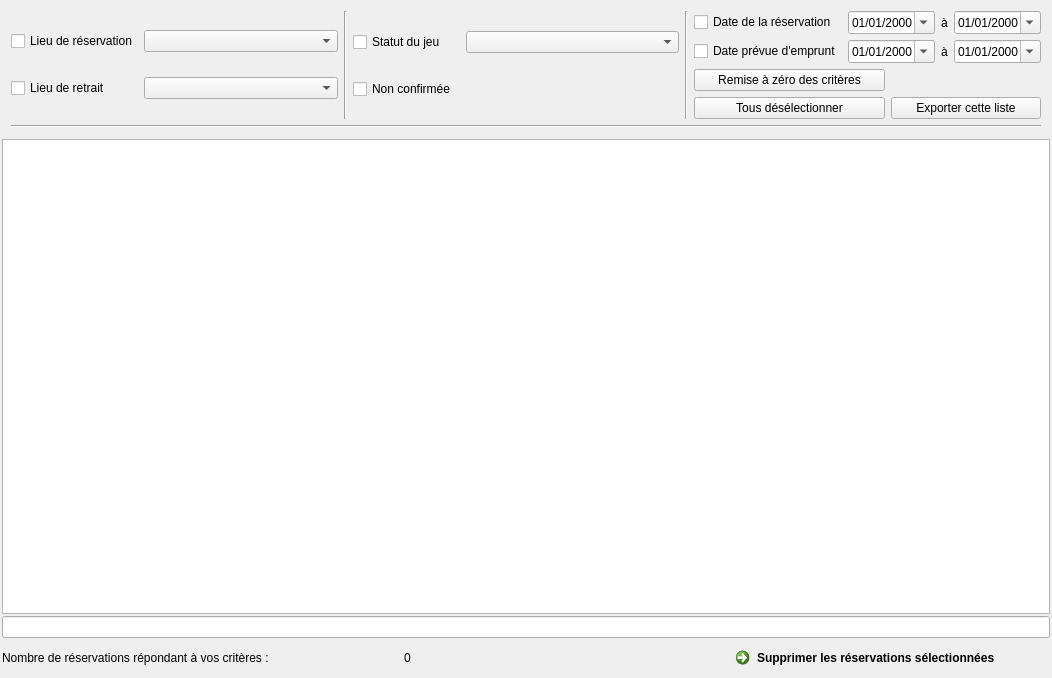
<?xml version="1.0" encoding="UTF-8"?>
<ui version="4.0">
 <class>F_ListeReservations</class>
 <widget class="QWidget" name="F_ListeReservations">
  <property name="geometry">
   <rect>
    <x>0</x>
    <y>0</y>
    <width>1052</width>
    <height>678</height>
   </rect>
  </property>
  <property name="windowTitle">
   <string>Form</string>
  </property>
  <property name="layoutDirection">
   <enum>Qt::LeftToRight</enum>
  </property>
  <layout class="QGridLayout" name="gridLayout">
   <property name="leftMargin">
    <number>2</number>
   </property>
   <property name="topMargin">
    <number>2</number>
   </property>
   <property name="rightMargin">
    <number>2</number>
   </property>
   <property name="bottomMargin">
    <number>2</number>
   </property>
   <property name="spacing">
    <number>2</number>
   </property>
   <item row="1" column="0" colspan="3">
    <widget class="QFrame" name="frame">
     <property name="minimumSize">
      <size>
       <width>0</width>
       <height>0</height>
      </size>
     </property>
     <property name="maximumSize">
      <size>
       <width>16777215</width>
       <height>190</height>
      </size>
     </property>
     <layout class="QGridLayout" name="gridLayout_6">
      <item row="0" column="0">
       <layout class="QGridLayout" name="GLay2">
        <item row="0" column="1" colspan="2">
         <widget class="QComboBox" name="CBx_LieuxDeReservation"/>
        </item>
        <item row="1" column="0">
         <widget class="QCheckBox" name="ChBx_LieuxDeRetrait">
          <property name="enabled">
           <bool>true</bool>
          </property>
          <property name="text">
           <string>Lieu de retrait</string>
          </property>
         </widget>
        </item>
        <item row="0" column="0">
         <widget class="QCheckBox" name="ChBx_LieuxDeReservation">
          <property name="text">
           <string>Lieu de réservation</string>
          </property>
         </widget>
        </item>
        <item row="1" column="1" colspan="2">
         <widget class="QComboBox" name="CBx_LieuxDeRetrait"/>
        </item>
       </layout>
      </item>
      <item row="0" column="2">
       <layout class="QGridLayout" name="GLay3">
        <item row="0" column="0">
         <widget class="QCheckBox" name="ChBx_StatutJeu">
          <property name="enabled">
           <bool>true</bool>
          </property>
          <property name="text">
           <string>Statut du jeu</string>
          </property>
         </widget>
        </item>
        <item row="0" column="1" colspan="2">
         <widget class="QComboBox" name="CBx_StatutJeu">
          <property name="enabled">
           <bool>true</bool>
          </property>
         </widget>
        </item>
        <item row="1" column="0" colspan="3">
         <widget class="QCheckBox" name="ChBx_NonConfirme">
          <property name="text">
           <string>Non confirmée</string>
          </property>
         </widget>
        </item>
       </layout>
      </item>
      <item row="0" column="4">
       <layout class="QGridLayout" name="GLay">
        <item row="0" column="0" colspan="2">
         <layout class="QGridLayout" name="gridLayout_2">
          <item row="0" column="0">
           <widget class="QCheckBox" name="ChBx_DateReservation">
            <property name="text">
             <string>Date de la réservation </string>
            </property>
           </widget>
          </item>
          <item row="0" column="2">
           <widget class="QLabel" name="Lb_DateInscription">
            <property name="text">
             <string>à</string>
            </property>
           </widget>
          </item>
          <item row="0" column="1">
           <widget class="QDateEdit" name="DtE_DateResa_Debut">
            <property name="displayFormat">
             <string>dd/MM/yyyy</string>
            </property>
            <property name="calendarPopup">
             <bool>true</bool>
            </property>
           </widget>
          </item>
          <item row="0" column="3">
           <widget class="QDateEdit" name="DtE_DateResa_Fin">
            <property name="displayFormat">
             <string>dd/MM/yyyy</string>
            </property>
            <property name="calendarPopup">
             <bool>true</bool>
            </property>
           </widget>
          </item>
          <item row="1" column="0">
           <widget class="QCheckBox" name="ChBx_DateEmpruntPrevue">
            <property name="enabled">
             <bool>true</bool>
            </property>
            <property name="text">
             <string>Date prévue d'emprunt</string>
            </property>
           </widget>
          </item>
          <item row="1" column="1">
           <widget class="QDateEdit" name="DtE_DateEmpruntPrevue_Debut">
            <property name="enabled">
             <bool>true</bool>
            </property>
            <property name="displayFormat">
             <string>dd/MM/yyyy</string>
            </property>
            <property name="calendarPopup">
             <bool>true</bool>
            </property>
           </widget>
          </item>
          <item row="1" column="2">
           <widget class="QLabel" name="Lb_DateNaissance">
            <property name="text">
             <string>à</string>
            </property>
           </widget>
          </item>
          <item row="1" column="3">
           <widget class="QDateEdit" name="DtE_DateEmpruntPrevue_Fin">
            <property name="enabled">
             <bool>true</bool>
            </property>
            <property name="displayFormat">
             <string>dd/MM/yyyy</string>
            </property>
            <property name="calendarPopup">
             <bool>true</bool>
            </property>
           </widget>
          </item>
         </layout>
        </item>
        <item row="2" column="0">
         <layout class="QHBoxLayout" name="HLay">
          <item>
           <widget class="QPushButton" name="Bt_Deselection">
            <property name="enabled">
             <bool>true</bool>
            </property>
            <property name="text">
             <string>Tous désélectionner</string>
            </property>
            <property name="icon">
             <iconset resource="ImagesIcones.qrc">
              <normaloff>:/Decocher_tout.png</normaloff>:/Decocher_tout.png</iconset>
            </property>
           </widget>
          </item>
         </layout>
        </item>
        <item row="1" column="0">
         <widget class="QPushButton" name="Bt_RAZ">
          <property name="enabled">
           <bool>true</bool>
          </property>
          <property name="text">
           <string>Remise à zéro des critères</string>
          </property>
          <property name="icon">
           <iconset resource="ImagesIcones.qrc">
            <normaloff>:/RAZ.png</normaloff>:/RAZ.png</iconset>
          </property>
         </widget>
        </item>
        <item row="2" column="1">
         <widget class="QPushButton" name="Bt_Exporter">
          <property name="enabled">
           <bool>true</bool>
          </property>
          <property name="maximumSize">
           <size>
            <width>150</width>
            <height>16777215</height>
           </size>
          </property>
          <property name="text">
           <string>Exporter cette liste</string>
          </property>
          <property name="icon">
           <iconset resource="ImagesIcones.qrc">
            <normaloff>:/CSV.png</normaloff>:/CSV.png</iconset>
          </property>
         </widget>
        </item>
       </layout>
      </item>
      <item row="0" column="1">
       <widget class="Line" name="Line">
        <property name="orientation">
         <enum>Qt::Vertical</enum>
        </property>
       </widget>
      </item>
      <item row="0" column="3">
       <widget class="Line" name="Line2">
        <property name="orientation">
         <enum>Qt::Vertical</enum>
        </property>
       </widget>
      </item>
      <item row="1" column="0" colspan="5">
       <widget class="Line" name="line_2">
        <property name="orientation">
         <enum>Qt::Horizontal</enum>
        </property>
       </widget>
      </item>
     </layout>
    </widget>
   </item>
   <item row="4" column="2">
    <widget class="QCommandLinkButton" name="Bt_SupprimerListe">
     <property name="text">
      <string>Supprimer les réservations sélectionnées</string>
     </property>
     <property name="icon">
      <iconset resource="ImagesIcones.qrc">
       <normaloff>:/Supprimer.png</normaloff>:/Supprimer.png</iconset>
     </property>
    </widget>
   </item>
   <item row="3" column="0" colspan="3">
    <widget class="QLineEdit" name="Le_SQL"/>
   </item>
   <item row="4" column="0">
    <widget class="QLabel" name="Lb_NombreResultat">
     <property name="minimumSize">
      <size>
       <width>400</width>
       <height>0</height>
      </size>
     </property>
     <property name="maximumSize">
      <size>
       <width>400</width>
       <height>16777215</height>
      </size>
     </property>
     <property name="text">
      <string>Nombre de réservations répondant à vos critères :</string>
     </property>
    </widget>
   </item>
   <item row="4" column="1">
    <widget class="QLabel" name="Lb_Resultat">
     <property name="text">
      <string>0</string>
     </property>
    </widget>
   </item>
   <item row="2" column="0" colspan="3">
    <widget class="QTreeView" name="Tv_ListeReservations">
     <property name="minimumSize">
      <size>
       <width>0</width>
       <height>300</height>
      </size>
     </property>
     <property name="alternatingRowColors">
      <bool>true</bool>
     </property>
     <property name="selectionMode">
      <enum>QAbstractItemView::SingleSelection</enum>
     </property>
     <property name="selectionBehavior">
      <enum>QAbstractItemView::SelectRows</enum>
     </property>
    </widget>
   </item>
  </layout>
 </widget>
 <resources>
  <include location="ImagesIcones.qrc"/>
 </resources>
 <connections/>
</ui>
